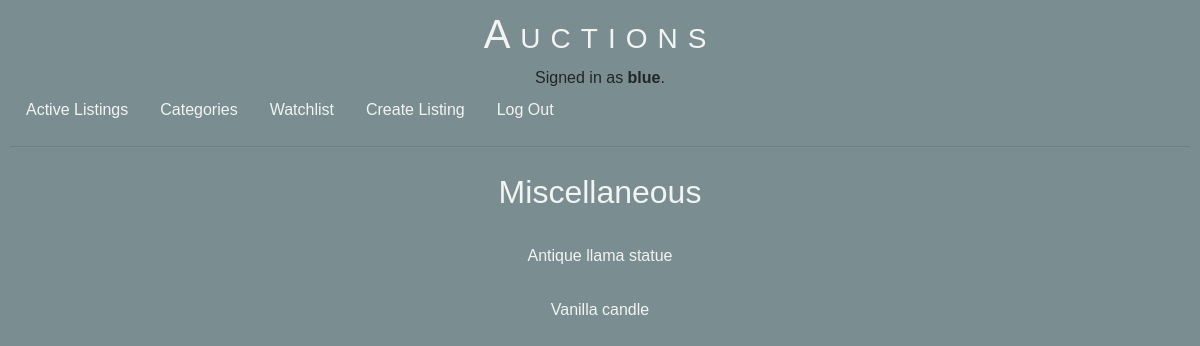
The page /categories/1 (signed in) on the database its author committed.
### auctions/models.py (models this page shows, shortened)
class User(AbstractUser):
    pass

class Category(models.Model):
    name = models.CharField(max_length=20, default="")
    class Meta:
        verbose_name_plural = "Categories"

class Listing(models.Model):
    title = models.CharField(max_length=35, default="")
    description = models.CharField(max_length=100, default="")
    starting_Bid = models.DecimalField(max_digits=11, decimal_places=2, default=1.00)
    image_Url = models.URLField(default="", blank=True)
    category = models.ForeignKey(Category, on_delete=models.PROTECT, related_name="catlistings",default="Miscellaneous")
    user = models.ForeignKey(User, on_delete=models.CASCADE, related_name="userlistings")
    active = models.BooleanField(default=True)

### auctions/views.py (the view)
# urls.py: path("categories/<int:id>", views.category, name="category"),
def category(request, id):
    cat = Category.objects.get(pk=id)
    return render(request, "auctions/category.html", {
        "category": cat,
    })

### auctions/templates/auctions/category.html
{% extends "auctions/layout.html" %}
{% block body %}
<h2>{{ category.name }}</h2>
    <ul>
        {% for catlisting in category.catlistings.all %}
        <li class="indexitem">
            {% if catlisting.active == True %}
            <a href="{% url 'listings' catlisting.id %}">{{ catlisting.title }}</a>
            {% endif %}
        </li>
        {% endfor %}
    </ul>
{% endblock %}

### auctions/templates/auctions/layout.html (shortened to what this page needs)
{% load static %}
<!DOCTYPE html>
<html lang="en">
    <head>
        <link rel="stylesheet" href="https://stackpath.bootstrapcdn.com/bootstrap/4.4.1/css/bootstrap.min.css">
        <link href="{% static 'auctions/styles.css' %}" rel="stylesheet">
    </head>
    <body>
        <h1>Auctions</h1>
        <div>
            {% if user.is_authenticated %}
                Signed in as <strong>{{ user.username }}</strong>.
            {% else %}
                Not signed in.
            {% endif %}
        </div>
        <ul class="nav">
            <li class="nav-item">
                <a class="nav-link" href="{% url 'index' %}">Active Listings</a>
            </li>
            <li class="nav-item">
                <a class="nav-link" href="{% url 'categories' %}">Categories</a>
            </li>
            {% if user.is_authenticated %}
            <li class="nav-item">
                <a class="nav-link" href="{% url 'watchlist' %}">Watchlist</a>
            </li>
            <li class="nav-item">
                <a class="nav-link" href="{% url 'create' %}">Create Listing</a>
            </li>
            {% endif %}
            {% if user.is_authenticated %}
                <li class="nav-item">
                    <a class="nav-link" href="{% url 'logout' %}">Log Out</a>
                </li>
            {% endif %}
        </ul>
        <hr>
        {% block body %}
        {% endblock %}
    </body>
</html>

### auctions/static/auctions/styles.css (style rules this page uses)
html { height: 100%; }
body { padding: 10px; box-sizing: border-box; height: 100%; background-color: #7A8D90; font-family: Avenir, Arial, sans-serif; text-align: center; }
h1 { color: #F2F4F3; font-family: Avenir, Arial, sans-serif; text-align: center; font-variant: small-caps; letter-spacing: 10px; }
h2 { color: #F2F4F3; font-family: Avenir, Arial, sans-serif; text-align: center; padding: 10px; }
.indexitem { margin: auto; padding: 15px 5px; text-align: center; }
.indexitem a { height: 100%; width: 100%; padding: 15px 100px; }
a { color: #F2F4F3; text-decoration: none; height: 100%; width: 100%; }
ul { list-style: none; padding: 0px; }
li { list-style: none; }

### rows shown on the page
User: username "blue"
Category: name "Miscellaneous"
Listing: title "Antique llama statue"
Listing: title "Vanilla candle"
